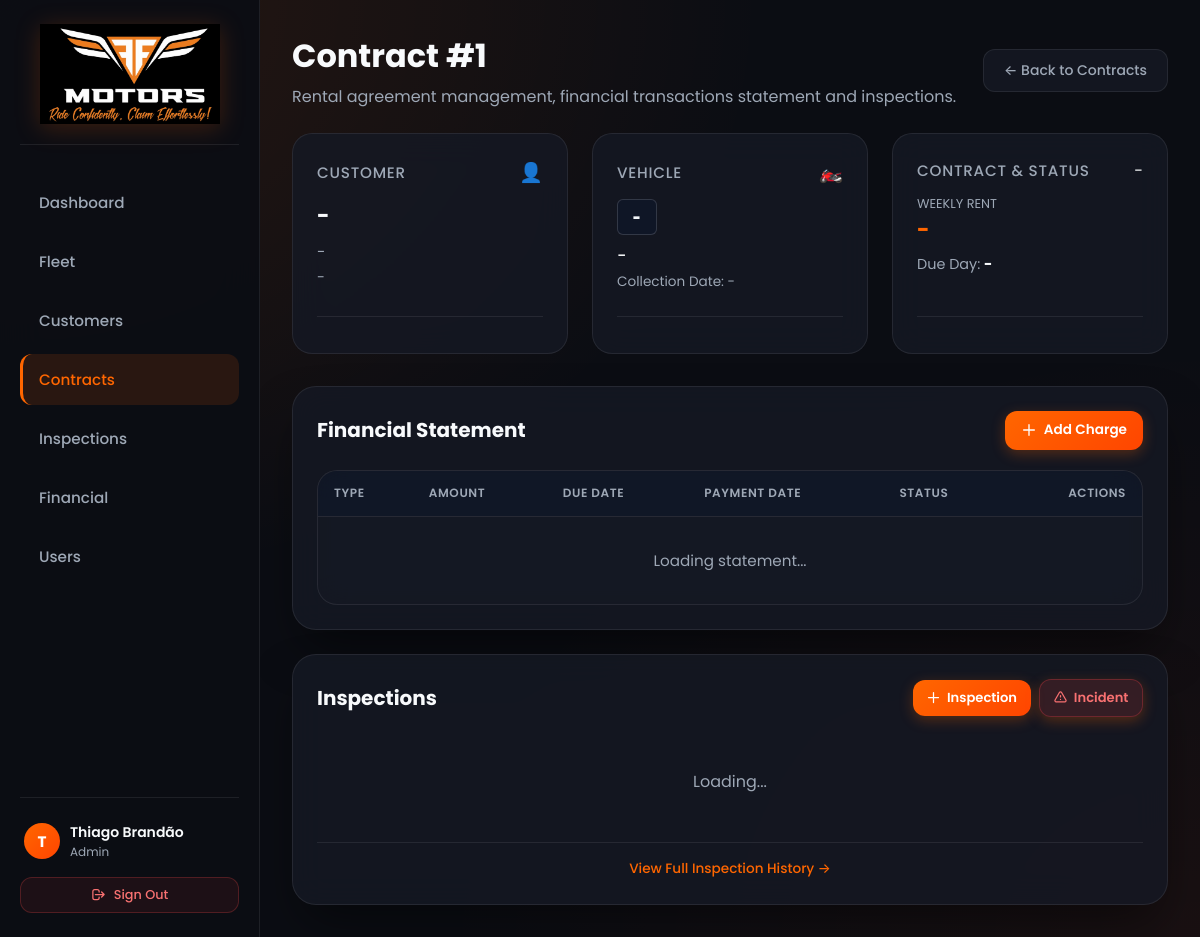
The app's page /contratos/1 (signed in) with its own data.
### database.py (models this page shows, shortened)
class User(db.Model, UserMixin):
    __tablename__ = 'usuarios'
    id = db.Column(db.Integer, primary_key=True)
    nome = db.Column(db.String(100), nullable=False)
    email = db.Column(db.String(120), unique=True, nullable=False, index=True)
    password_hash = db.Column(db.String(255), nullable=False)
    role = db.Column(db.String(20), default='admin', nullable=False)
    ativo = db.Column(db.Boolean, default=True, nullable=False)
    data_criacao = db.Column(db.DateTime, default=datetime.utcnow, nullable=False)
    @property
    def is_active(self):
        return self.ativo

### app.py (the view)
@app.route('/contratos/<int:id>')
def pagina_detalhes_contrato(id):
    return render_template('detalhe_contrato.html', contrato_id=id)

### app.py (called while the page is built, shortened)
@login_manager.user_loader
def load_user(user_id):
    try:
        return User.query.get(int(user_id))
    except Exception:
        return None

@app.before_request
def check_authentication():
    allowed_routes = ['login', 'static', 'custom_static_uploads', 'favicon']
    if request.endpoint in allowed_routes:
        return
    if request.path.startswith('/static/'):
        return
    if not current_user.is_authenticated:
        if request.path.startswith('/api/'):
            return jsonify({"error": "Unauthorized", "message": "Authentication required"}), 401
        return redirect(url_for('login', next=request.path))

@app.after_request
def add_inline_document_headers(response):
    return response

### templates/detalhe_contrato.html (shortened to what this page needs)
{% extends 'layout.html' %}
{% block content %}
<div class="page-header" style="display: flex; justify-content: space-between; align-items: center; flex-wrap: wrap; gap: 1rem; margin-bottom: 1.5rem;">
    <div>
        <h1>Contract #<span id="header_id">{{ contrato_id }}</span></h1>
        <p style="color: var(--text-secondary); margin-top: 0.25rem;">Rental agreement management, financial transactions statement and inspections.</p>
    </div>
    <div style="display: flex; gap: 0.75rem; align-items: center;">
        <a href="/contratos" class="btn-secondary btn-back" data-back="true">
            &larr; Back to Contracts
        </a>
    </div>
</div>
<div class="dashboard-grid" style="grid-template-columns: repeat(auto-fit, minmax(min(260px, 100%), 1fr)); gap: 1.5rem; margin-bottom: 2rem;">
    <div class="stat-card" style="padding: 1.5rem; display: flex; flex-direction: column; justify-content: space-between;">
        <div>
            <div style="display:flex; justify-content:space-between; align-items:center; margin-bottom: 0.75rem;">
                <span class="stat-title" style="text-transform: uppercase; letter-spacing: 0.05em;">Customer</span>
                <span style="font-size: 1.2rem;">👤</span>
            </div>
            <div id="info_cliente" style="font-size: 1.35rem; font-weight: 700; color: var(--text-primary); margin-bottom: 0.5rem;">-</div>
            <div id="info_tel" style="color: var(--text-secondary); font-size: 0.95rem; margin-bottom: 0.25rem;">-</div>
            <div id="info_email" style="color: var(--text-secondary); font-size: 0.9rem; word-break: break-all;">-</div>
        </div>
        <div id="info_cliente_links" style="margin-top: 1rem; padding-top: 0.75rem; border-top: 1px solid var(--border-color); display: flex; gap: 0.5rem;">
        </div>
    </div>
    <div class="stat-card" style="padding: 1.5rem; display: flex; flex-direction: column; justify-content: space-between;">
        <div>
            <div style="display:flex; justify-content:space-between; align-items:center; margin-bottom: 0.75rem;">
                <span class="stat-title" style="text-transform: uppercase; letter-spacing: 0.05em;">Vehicle</span>
                <span style="font-size: 1.2rem;">🏍️</span>
            </div>
            <div style="margin-bottom: 0.5rem;">
                <span id="info_placa" class="badge-plate" style="font-size: 1.35rem; padding: 0.3rem 0.75rem;">-</span>
            </div>
            <div id="info_modelo_cor" style="color: var(--text-primary); font-weight: 500; font-size: 1rem; margin-bottom: 0.25rem;">-</div>
            <div id="info_data_retirada" style="color: var(--text-secondary); font-size: 0.85rem;">Collection Date: -</div>
        </div>
        <div style="margin-top: 1rem; padding-top: 0.75rem; border-top: 1px solid var(--border-color);">
        </div>
    </div>
    <div class="stat-card" style="padding: 1.5rem; display: flex; flex-direction: column; justify-content: space-between;">
        <div>
            <div style="display:flex; justify-content:space-between; align-items:center; margin-bottom: 0.75rem;">
                <span class="stat-title" style="text-transform: uppercase; letter-spacing: 0.05em;">Contract & Status</span>
                <span id="info_status">-</span>
            </div>
            <div style="margin-bottom: 0.5rem;">
                <span style="font-size: 0.8rem; color: var(--text-secondary); text-transform: uppercase; display: block;">Weekly Rent</span>
                <strong id="info_aluguel" style="font-size: 1.35rem; color: var(--accent);">-</strong>
            </div>
            <div style="color: var(--text-secondary); font-size: 0.9rem;">
                Due Day: <strong id="info_dia_venc" style="color: var(--text-primary);">-</strong>
            </div>
        </div>
        <div style="margin-top: 1rem; padding-top: 0.75rem; border-top: 1px solid var(--border-color);">
        </div>
    </div>
</div>
<div class="contract-details-grid">
    <div class="glass-card" style="padding: 1.5rem; display: flex; flex-direction: column;">
        <div style="display: flex; flex-wrap: wrap; gap: 10px; justify-content: space-between; align-items: center; margin-bottom: 1.25rem;">
            <div>
                <h3 style="color: var(--text-primary); margin: 0; font-size: 1.25rem;">Financial Statement</h3>
            </div>
            <button id="btnLancCob" class="btn-primary" style="padding: 0.6rem 1rem; font-size: 0.85rem; width: auto; display: inline-flex; align-items: center; gap: 0.4rem;">
                <svg width="16" height="16" fill="none" stroke="currentColor" stroke-width="2" viewBox="0 0 24 24"><path stroke-linecap="round" stroke-linejoin="round" d="M12 4v16m8-8H4"/></svg>
                Add Charge
            </button>
        </div>
        <div class="table-container" style="box-shadow: none; border: 1px solid var(--border-color); flex-grow: 1;">
            <table id="extratoTable">
                <thead>
                    <tr>
                        <th>Type</th>
                        <th>Amount</th>
                        <th>Due Date</th>
                        <th>Payment Date</th>
                        <th>Status</th>
                        <th style="text-align: right;">Actions</th>
                    </tr>
                </thead>
                <tbody id="extratoTableBody">
                    <tr>
                        <td colspan="6" style="text-align:center; padding: 2rem; color: var(--text-secondary);">Loading statement...</td>
                    </tr>
                </tbody>
            </table>
        </div>
    </div>
    <div class="glass-card" style="padding: 1.5rem; display: flex; flex-direction: column;">
        <div style="display: flex; flex-wrap: wrap; gap: 8px; justify-content: space-between; align-items: center; margin-bottom: 1.25rem;">
            <h3 style="color: var(--text-primary); margin: 0; font-size: 1.25rem;">Inspections</h3>
            <div style="display: flex; gap: 0.5rem; align-items: center; flex-wrap: wrap;">
                <a href="/vistorias/nova?contrato_id={{ contrato_id }}" class="btn-primary" style="padding: 0.5rem 0.85rem; font-size: 0.82rem; width: auto; display: inline-flex; align-items: center; gap: 0.35rem; text-decoration: none;">
                    <svg width="15" height="15" fill="none" stroke="currentColor" stroke-width="2" viewBox="0 0 24 24"><path stroke-linecap="round" stroke-linejoin="round" d="M12 4v16m8-8H4"/></svg>
                    Inspection
                </a>
                <button id="btnNovaOcorr" class="btn-primary" style="padding: 0.5rem 0.85rem; font-size: 0.82rem; width: auto; display: inline-flex; align-items: center; gap: 0.35rem; background: rgba(239, 68, 68, 0.15); color: #f87171; border: 1px solid rgba(239, 68, 68, 0.3);">
                    <svg width="15" height="15" fill="none" stroke="currentColor" stroke-width="2" viewBox="0 0 24 24"><path stroke-linecap="round" stroke-linejoin="round" d="M12 9v2m0 4h.01m-6.938 4h13.856c1.54 0 2.502-1.667 1.732-3L13.732 4c-.77-1.333-2.694-1.333-3.464 0L3.34 16c-.77 1.333.192 3 1.732 3z"/></svg>
                    Incident
                </button>
            </div>
        </div>
        <div id="vistoriasList" style="flex-grow: 1; display: flex; flex-direction: column; gap: 0.75rem;">
            <p style="color: var(--text-secondary); text-align: center; padding: 2rem 0;">Loading...</p>
        </div>
        <div style="margin-top: 1rem; text-align: center; border-top: 1px solid var(--border-color); padding-top: 0.75rem;">
            <a href="/vistorias?contrato_id={{ contrato_id }}" style="color: var(--accent); text-decoration: none; font-size: 0.85rem; font-weight: 500;">
                View Full Inspection History &rarr;
            </a>
        </div>
    </div>
</div>
{% endblock %}

### templates/layout.html (shortened to what this page needs)
<!DOCTYPE html>
<html lang="en">
<head>
    <link rel="stylesheet" href="/static/css/styles.css?v=4">
</head>
<body>
    <div class="app-layout">
        <aside class="sidebar" id="sidebar">
            <div class="sidebar-brand">
                <a href="/" style="display: flex; justify-content: center; width: 100%; text-decoration: none;" title="Go to Dashboard">
                    <img src="/static/images/logo.png" alt="FF Motors" style="width: 100%; max-width: 180px; height: auto; object-fit: contain; cursor: pointer;">
                </a>
            </div>
            <nav class="sidebar-nav">
                <a href="/" class="{% if request.path == '/' %}active{% endif %}">
                    Dashboard
                </a>
                <a href="/motos" class="{% if 'moto' in request.path %}active{% endif %}">
                    Fleet
                </a>
                <a href="/clientes" class="{% if 'cliente' in request.path %}active{% endif %}">
                    Customers
                </a>
                <a href="/contratos" class="{% if 'contrato' in request.path %}active{% endif %}">
                    Contracts
                </a>
                <a href="/vistorias" class="{% if 'vistoria' in request.path %}active{% endif %}">
                    Inspections
                </a>
                <a href="/financeiro" class="{% if 'financeiro' in request.path %}active{% endif %}">
                    Financial
                </a>
                {% if current_user.is_authenticated and current_user.role == 'admin' %}
                <a href="/usuarios" class="{% if 'usuario' in request.path %}active{% endif %}">
                    Users
                </a>
                {% endif %}
            </nav>
            <div class="sidebar-footer" style="margin-top: auto; padding-top: 1.25rem; border-top: 1px solid var(--border-color); display: flex; flex-direction: column; gap: 0.75rem;">
                {% if current_user.is_authenticated %}
                <div style="display: flex; align-items: center; gap: 10px; padding: 0.25rem 0.25rem;">
                    <div style="width: 36px; height: 36px; border-radius: 50%; background: var(--accent-gradient); display: flex; align-items: center; justify-content: center; font-weight: 700; color: white; font-size: 0.95rem; flex-shrink: 0;">
                        {{ current_user.nome[0] if current_user.nome else 'U' }}
                    </div>
                    <div style="min-width: 0; flex: 1;">
                        <div style="font-weight: 600; font-size: 0.875rem; color: var(--text-primary); white-space: nowrap; overflow: hidden; text-overflow: ellipsis;">
                            {{ current_user.nome }}
                        </div>
                        <div style="font-size: 0.75rem; color: var(--text-secondary); text-transform: capitalize;">
                            {{ current_user.role or 'Staff' }}
                        </div>
                    </div>
                </div>
                <a href="/logout" class="btn-secondary" style="width: 100%; justify-content: center; font-size: 0.8rem; padding: 0.5rem; color: #f87171; border-color: rgba(239, 68, 68, 0.25); background: rgba(239, 68, 68, 0.08);">
                    <svg width="15" height="15" fill="none" stroke="currentColor" stroke-width="2" viewBox="0 0 24 24"><path stroke-linecap="round" stroke-linejoin="round" d="M17 16l4-4m0 0l-4-4m4 4H7m6 4v1a3 3 0 01-3 3H6a3 3 0 01-3-3V7a3 3 0 013-3h4a3 3 0 013 3v1"/></svg>
                    Sign Out
                </a>
                {% endif %}
            </div>
        </aside>
        <main class="main-content">
            {% block content %}{% endblock %}
        </main>
    </div>
</body>
</html>

### records on screen
User: nome "T", nome "Thiago Brandão", role "Admin"

### other values on screen
{{ contrato_id }} "1"
